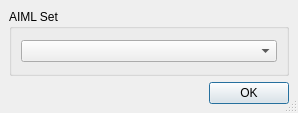
<ui version="4.0" >
 <author></author>
 <comment></comment>
 <exportmacro></exportmacro>
 <class>AIMLSetDialog</class>
 <widget class="QDialog" name="AIMLSetDialog" >
  <property name="geometry" >
   <rect>
    <x>0</x>
    <y>0</y>
    <width>298</width>
    <height>113</height>
   </rect>
  </property>
  <property name="windowTitle" >
   <string>Choose AIML set!</string>
  </property>
  <property name="windowIcon" >
   <iconset resource="../ProgramQ.qrc" >:/new/prefix1/img/programq.png</iconset>
  </property>
  <property name="sizeGripEnabled" >
   <bool>true</bool>
  </property>
  <layout class="QGridLayout" >
   <property name="margin" >
    <number>9</number>
   </property>
   <property name="spacing" >
    <number>6</number>
   </property>
   <item row="0" column="0" colspan="2" >
    <widget class="QGroupBox" name="groupBox" >
     <property name="title" >
      <string>AIML Set</string>
     </property>
     <layout class="QGridLayout" >
      <property name="margin" >
       <number>9</number>
      </property>
      <property name="spacing" >
       <number>6</number>
      </property>
      <item row="0" column="0" >
       <widget class="QComboBox" name="aiml_set" />
      </item>
     </layout>
    </widget>
   </item>
   <item row="1" column="0" >
    <spacer>
     <property name="orientation" >
      <enum>Qt::Horizontal</enum>
     </property>
     <property name="sizeHint" >
      <size>
       <width>40</width>
       <height>20</height>
      </size>
     </property>
    </spacer>
   </item>
   <item row="1" column="1" >
    <widget class="QPushButton" name="buttonOk" >
     <property name="sizePolicy" >
      <sizepolicy>
       <hsizetype>0</hsizetype>
       <vsizetype>0</vsizetype>
       <horstretch>0</horstretch>
       <verstretch>0</verstretch>
      </sizepolicy>
     </property>
     <property name="text" >
      <string>OK</string>
     </property>
    </widget>
   </item>
  </layout>
 </widget>
 <pixmapfunction></pixmapfunction>
 <resources>
  <include location="../ProgramQ.qrc" />
 </resources>
 <connections>
  <connection>
   <sender>buttonOk</sender>
   <signal>clicked()</signal>
   <receiver>AIMLSetDialog</receiver>
   <slot>accept()</slot>
   <hints>
    <hint type="sourcelabel" >
     <x>433</x>
     <y>89</y>
    </hint>
    <hint type="destinationlabel" >
     <x>242</x>
     <y>56</y>
    </hint>
   </hints>
  </connection>
 </connections>
</ui>
